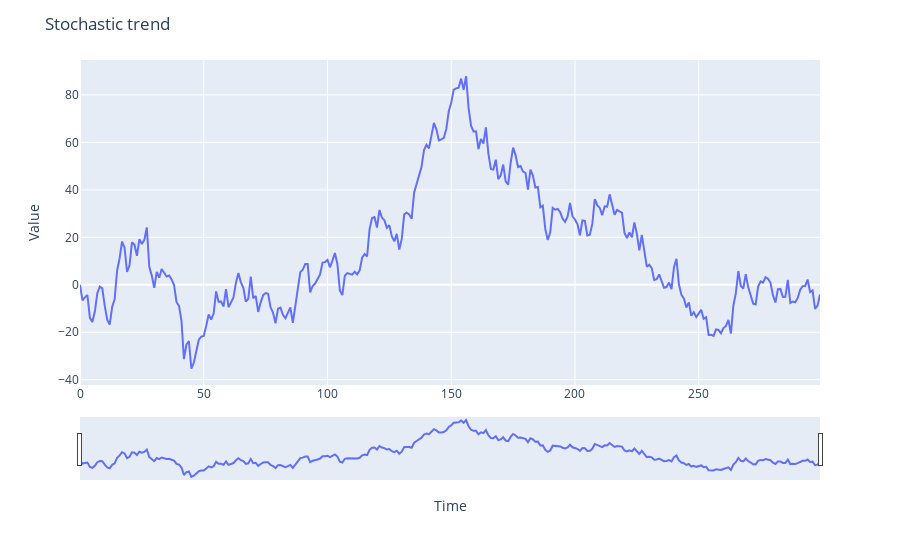

The notebook cell saved with this chart:
### Code cell
# Стохастический тренд

stoch_values = np.zeros(300)
for i in range(1, 300):
    stoch_values[i] = stoch_values[i-1] + np.random.normal(scale=5)

fig = px.line(x=np.arange(300), y=stoch_values);
fig.update_layout(title='Stochastic trend',
                   xaxis_title='Time',
                   yaxis_title='Value');
fig.update_xaxes(rangeslider_visible=True);
fig.show()

### Figure 1 — Plotly figure (JSON) as saved in the notebook; plotly's stock layout.template omitted (floating-point values rounded to 4 significant figures; data arrays with more than 128 entries replaced by an {"elided": "..."} marker saying what was removed)
{"data": [{"hovertemplate": "x=%{x}<br>y=%{y}<extra></extra>", "legendgroup": "", "line": {"color": "#636efa", "dash": "solid"}, "mode": "lines", "name": "", "orientation": "v", "showlegend": false, "type": "scatter", "x": {"elided": "300 int values"}, "xaxis": "x", "y": {"elided": "300 float values"}, "yaxis": "y"}], "layout": {"legend": {"tracegroupgap": 0}, "margin": {"t": 60}, "title": {"text": "Stochastic trend"}, "xaxis": {"anchor": "y", "domain": [0, 1], "rangeslider": {"visible": true}, "title": {"text": "Time"}}, "yaxis": {"anchor": "x", "domain": [0, 1], "title": {"text": "Value"}}}}
